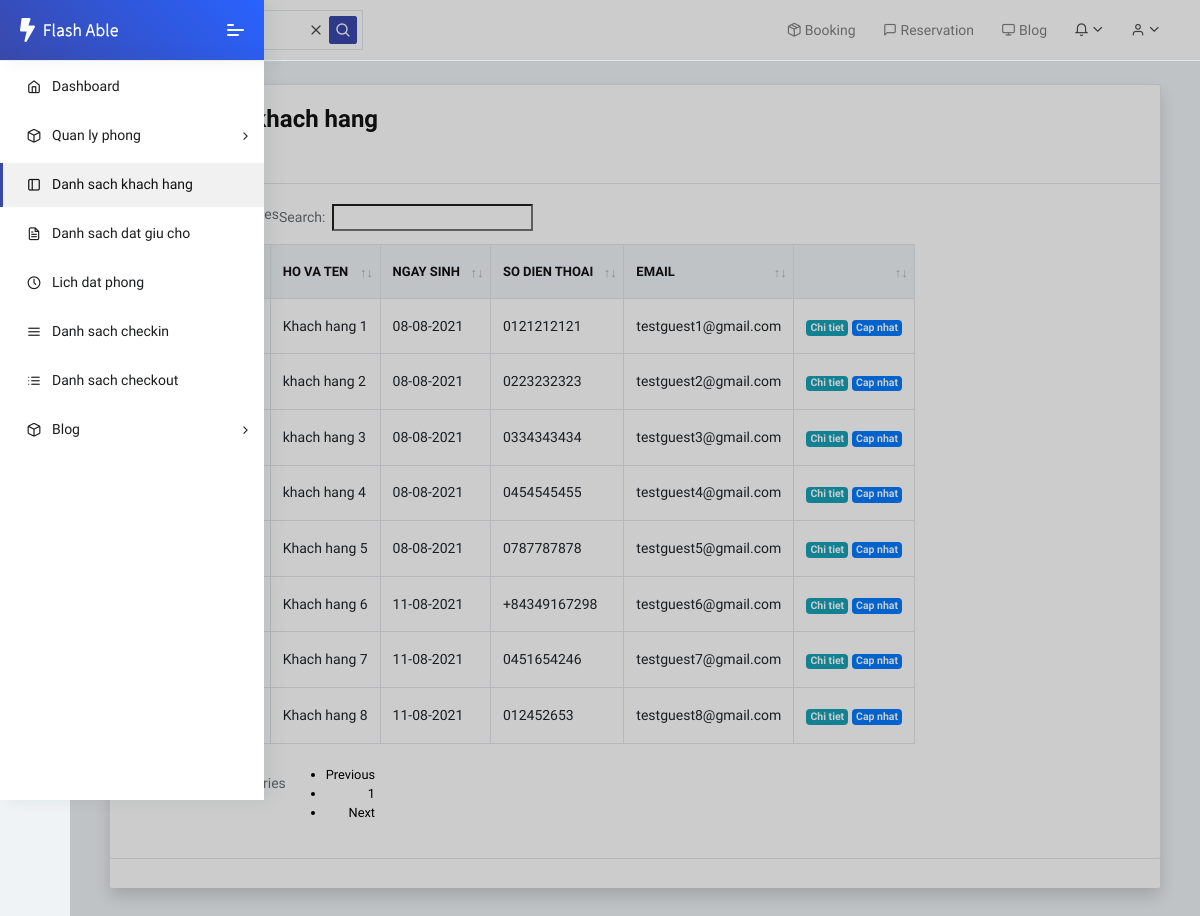
Screenshot of /customers/list (signed in) with the database file from the repository.
### customer/models.py (models this page shows, shortened)
class Customer(models.Model):
    customer_name = models.CharField("Ten khach hang", max_length=100)
    customer_dob = models.DateTimeField("Ngay sinh", default=timezone.now)
    customer_adress = models.CharField('Dia chi', max_length=400, blank=True, null=True)
    phone_regex = RegexValidator(regex=r'^\+?\d{8,11}$', message="Nhap so dien thoai theo dinh dang: 0123456789")
    customer_phone = models.CharField('So dien thoai', validators=[phone_regex], max_length=13, blank=True)
    customer_email = models.EmailField("Email")
    create_at = models.DateTimeField(auto_now_add=True, verbose_name='Ngay tao')
    class Meta:
        ordering = ['customer_name']
    def get_absolute_url(self):
        return reverse('customer_detail', args=[str(self.id)])

### customer/views.py (the view)
# urls.py: path('list', views.CustomerListView.as_view(), name='customer_list'),
class CustomerListView(LoginRequiredMixin, PermissionRequiredMixin, ListView):
    permission_required = 'customer.view_customer'
    model = Customer
    template_name = 'customer_list.html'

### customer/templates/customer_list.html (shortened to what this page needs)
{% extends 'base.html' %}
{% load static %}
{% block header_static %}
	<link rel="stylesheet" href="{% static 'fonts/fontawesome/css/fontawesome-all.min.css' %}">
	<link rel="stylesheet" href="{% static 'plugins/animation/css/animate.min.css' %}">
    <link rel="stylesheet" type="text/css" href="{% static 'media/css/dataTables.uikit.css' %}">
    <link rel="stylesheet" type="text/css" href="https://cdnjs.cloudflare.com/ajax/libs/uikit/3.0.2/css/uikit.min.css">
    <link rel="stylesheet" href="{% static 'css/style.css' %}">
{% endblock %}
{% block content %}
    <div class="container-fluid">
        <div class="card shadow mb-4">
            <div class="card">
                <div class="card-header">
                    <h3>Danh sach khach hang</h3>
                    {% if perms.customer.add_customer %}
                    <span class="d-block m-t-5"> <a class="collapse-item" href="{% url 'customer_create' %}">Them khach hang</a></span>
                    {% endif %}
                </div>
                <div class="card-body table-responsive">
                    <table id="example" class="table table-hover table-bordered nowrap" style="width:100%">
                        <thead>
                            <tr>
                                <th>Ma khach hang</th>
                                <th>Ho va ten</th>
                                <th>Ngay sinh</th>
                                <th>So dien thoai</th>
                                <th>Email</th>
                                <th></th>
                            </tr>
                        </thead>
                        <tbody>
                        {% for customer in customer_list %}
                        <tr>
                            <td>{{ customer.id }}</td>
                            <td>{{ customer.customer_name }}</td>
                            <td>{{ customer.customer_dob|date:"d-m-Y" }}</td>
                            <td>{{ customer.customer_phone }}</td>
                            <td>{{ customer.customer_email }}</td>
                            <td>
                                {% if perms.customer.view_customer %}<a href="{{ customer.get_absolute_url }}" class="badge badge-info">Chi tiet</a>{% endif %}
                                {% if perms.customer.change_customer %}<a class="badge badge-primary" href="{% url 'customer_update' customer.id %}">Cap nhat</a>{% endif %}
                            </td>
                        </tr>
                        {% endfor %}
                        </tbody>
                    </table>
                </div>
            </div>
        </div>
    </div>
{% endblock %}

### static/media/css/dataTables.uikit.css (style rules this page uses)
table.dataTable { clear: both; }
table.dataTable td, table.dataTable th { -webkit-box-sizing: content-box; box-sizing: content-box; }
table.dataTable.nowrap th, table.dataTable.nowrap td { white-space: nowrap; }
table.dataTable thead > tr > th.sorting_asc, table.dataTable thead > tr > th.sorting_desc, table.dataTable thead > tr > th.sorting, table.dataTable thead > tr > td.sorting_asc, table.dataTable thead > tr > td.sorting_desc, table.dataTable thead > tr > td.sorting { padding-right: 30px; }
table.dataTable thead .sorting, table.dataTable thead .sorting_asc, table.dataTable thead .sorting_desc, table.dataTable thead .sorting_asc_disabled, table.dataTable thead .sorting_desc_disabled { cursor: pointer; position: relative; }
table.dataTable thead .sorting:before, table.dataTable thead .sorting:after, table.dataTable thead .sorting_asc:before, table.dataTable thead .sorting_asc:after, table.dataTable thead .sorting_desc:before, table.dataTable thead .sorting_desc:after, table.dataTable thead .sorting_asc_disabled:before, table.dataTable thead .sorting_asc_disabled:after, table.dataTable thead .sorting_desc_disabled:before, table.dataTable thead .sorting_desc_disabled:after { position: absolute; bottom: 1.2em; display: block; opacity: 0.3; }
table.dataTable thead .sorting:before, table.dataTable thead .sorting_asc:before, table.dataTable thead .sorting_desc:before, table.dataTable thead .sorting_asc_disabled:before, table.dataTable thead .sorting_desc_disabled:before { right: 1em; content: "↑"; }
table.dataTable thead .sorting:after, table.dataTable thead .sorting_asc:after, table.dataTable thead .sorting_desc:after, table.dataTable thead .sorting_asc_disabled:after, table.dataTable thead .sorting_desc_disabled:after { right: 0.5em; content: "↓"; }
table.dataTable thead .sorting_asc:before, table.dataTable thead .sorting_desc:after { opacity: 1; }

### rows the page displays
Customer: customer_name "Khach hang 1", customer_dob "08-08-2021", customer_phone "0121212121", customer_email "testguest1@gmail.com"
Customer: customer_name "Khach hang 5", customer_dob "08-08-2021", customer_phone "0787787878", customer_email "testguest5@gmail.com"
Customer: customer_name "Khach hang 6", customer_dob "11-08-2021", customer_phone "+84349167298", customer_email "testguest6@gmail.com"
Customer: customer_name "Khach hang 7", customer_dob "11-08-2021", customer_phone "0451654246", customer_email "testguest7@gmail.com"
Customer: customer_name "Khach hang 8", customer_dob "11-08-2021", customer_phone "012452653", customer_email "testguest8@gmail.com"
Customer: customer_name "khach hang 2", customer_dob "08-08-2021", customer_phone "0223232323", customer_email "testguest2@gmail.com"
Customer: customer_name "khach hang 3", customer_dob "08-08-2021", customer_phone "0334343434", customer_email "testguest3@gmail.com"
Customer: customer_name "khach hang 4", customer_dob "08-08-2021", customer_phone "0454545455", customer_email "testguest4@gmail.com"
